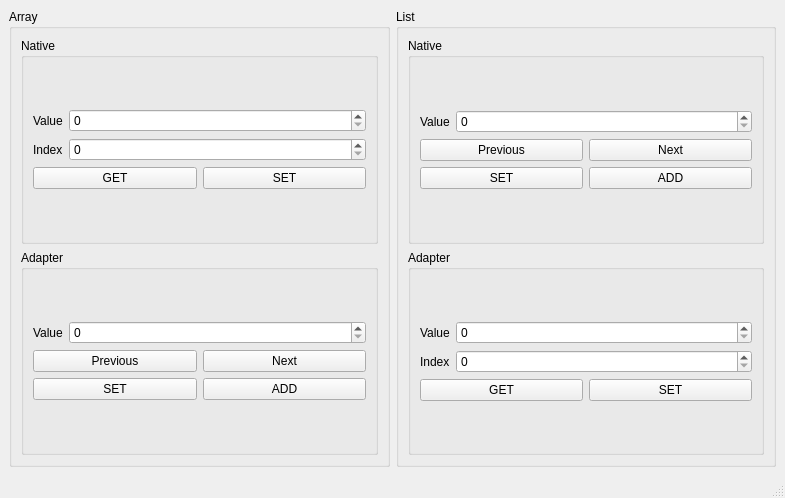
<?xml version="1.0" encoding="UTF-8"?>
<ui version="4.0">
 <class>MainWindow</class>
 <widget class="QMainWindow" name="MainWindow">
  <property name="geometry">
   <rect>
    <x>0</x>
    <y>0</y>
    <width>785</width>
    <height>498</height>
   </rect>
  </property>
  <property name="windowTitle">
   <string>MainWindow</string>
  </property>
  <widget class="QWidget" name="centralwidget">
   <layout class="QGridLayout" name="gridLayout_5">
    <item row="0" column="0">
     <layout class="QHBoxLayout" name="horizontalLayout_13">
      <item>
       <widget class="QGroupBox" name="groupBox">
        <property name="title">
         <string>Array</string>
        </property>
        <layout class="QVBoxLayout" name="verticalLayout_3">
         <item>
          <widget class="QGroupBox" name="groupBox_2">
           <property name="title">
            <string>Native</string>
           </property>
           <layout class="QGridLayout" name="gridLayout">
            <item row="0" column="0">
             <layout class="QVBoxLayout" name="verticalLayout">
              <item>
               <layout class="QHBoxLayout" name="horizontalLayout_3">
                <item>
                 <widget class="QLabel" name="label">
                  <property name="text">
                   <string>Value</string>
                  </property>
                 </widget>
                </item>
                <item>
                 <widget class="QSpinBox" name="arr_native_value">
                  <property name="sizePolicy">
                   <sizepolicy hsizetype="Expanding" vsizetype="Fixed">
                    <horstretch>0</horstretch>
                    <verstretch>0</verstretch>
                   </sizepolicy>
                  </property>
                 </widget>
                </item>
               </layout>
              </item>
              <item>
               <layout class="QHBoxLayout" name="horizontalLayout_2">
                <item>
                 <widget class="QLabel" name="label_2">
                  <property name="text">
                   <string>Index</string>
                  </property>
                 </widget>
                </item>
                <item>
                 <widget class="QSpinBox" name="arr_native_index">
                  <property name="sizePolicy">
                   <sizepolicy hsizetype="Expanding" vsizetype="Fixed">
                    <horstretch>0</horstretch>
                    <verstretch>0</verstretch>
                   </sizepolicy>
                  </property>
                 </widget>
                </item>
               </layout>
              </item>
              <item>
               <layout class="QHBoxLayout" name="horizontalLayout">
                <item>
                 <widget class="QPushButton" name="arr_native_get">
                  <property name="text">
                   <string>GET</string>
                  </property>
                 </widget>
                </item>
                <item>
                 <widget class="QPushButton" name="arr_native_set">
                  <property name="text">
                   <string>SET</string>
                  </property>
                 </widget>
                </item>
               </layout>
              </item>
             </layout>
            </item>
           </layout>
          </widget>
         </item>
         <item>
          <widget class="QGroupBox" name="groupBox_3">
           <property name="title">
            <string>Adapter</string>
           </property>
           <layout class="QGridLayout" name="gridLayout_2">
            <item row="0" column="0">
             <layout class="QVBoxLayout" name="verticalLayout_2">
              <item>
               <layout class="QHBoxLayout" name="horizontalLayout_6">
                <item>
                 <widget class="QLabel" name="label_3">
                  <property name="text">
                   <string>Value</string>
                  </property>
                 </widget>
                </item>
                <item>
                 <widget class="QSpinBox" name="arr_adapter_value">
                  <property name="sizePolicy">
                   <sizepolicy hsizetype="Expanding" vsizetype="Fixed">
                    <horstretch>0</horstretch>
                    <verstretch>0</verstretch>
                   </sizepolicy>
                  </property>
                 </widget>
                </item>
               </layout>
              </item>
              <item>
               <layout class="QHBoxLayout" name="horizontalLayout_5">
                <item>
                 <widget class="QPushButton" name="arr_adapter_prev">
                  <property name="text">
                   <string>Previous</string>
                  </property>
                 </widget>
                </item>
                <item>
                 <widget class="QPushButton" name="arr_adapter_next">
                  <property name="text">
                   <string>Next</string>
                  </property>
                 </widget>
                </item>
               </layout>
              </item>
              <item>
               <layout class="QHBoxLayout" name="horizontalLayout_4">
                <item>
                 <widget class="QPushButton" name="arr_adapter_set">
                  <property name="text">
                   <string>SET</string>
                  </property>
                 </widget>
                </item>
                <item>
                 <widget class="QPushButton" name="arr_adapter_add">
                  <property name="text">
                   <string>ADD</string>
                  </property>
                 </widget>
                </item>
               </layout>
              </item>
             </layout>
            </item>
           </layout>
          </widget>
         </item>
        </layout>
       </widget>
      </item>
      <item>
       <widget class="QGroupBox" name="groupBox_6">
        <property name="title">
         <string>List</string>
        </property>
        <layout class="QVBoxLayout" name="verticalLayout_6">
         <item>
          <widget class="QGroupBox" name="groupBox_5">
           <property name="title">
            <string>Native</string>
           </property>
           <layout class="QGridLayout" name="gridLayout_4">
            <item row="0" column="0">
             <layout class="QVBoxLayout" name="verticalLayout_5">
              <item>
               <layout class="QHBoxLayout" name="horizontalLayout_10">
                <item>
                 <widget class="QLabel" name="label_6">
                  <property name="text">
                   <string>Value</string>
                  </property>
                 </widget>
                </item>
                <item>
                 <widget class="QSpinBox" name="list_native_value">
                  <property name="sizePolicy">
                   <sizepolicy hsizetype="Expanding" vsizetype="Fixed">
                    <horstretch>0</horstretch>
                    <verstretch>0</verstretch>
                   </sizepolicy>
                  </property>
                 </widget>
                </item>
               </layout>
              </item>
              <item>
               <layout class="QHBoxLayout" name="horizontalLayout_11">
                <item>
                 <widget class="QPushButton" name="list_native_prev">
                  <property name="text">
                   <string>Previous</string>
                  </property>
                 </widget>
                </item>
                <item>
                 <widget class="QPushButton" name="list_native_next">
                  <property name="text">
                   <string>Next</string>
                  </property>
                 </widget>
                </item>
               </layout>
              </item>
              <item>
               <layout class="QHBoxLayout" name="horizontalLayout_12">
                <item>
                 <widget class="QPushButton" name="list_native_set">
                  <property name="text">
                   <string>SET</string>
                  </property>
                 </widget>
                </item>
                <item>
                 <widget class="QPushButton" name="list_native_add">
                  <property name="text">
                   <string>ADD</string>
                  </property>
                 </widget>
                </item>
               </layout>
              </item>
             </layout>
            </item>
           </layout>
          </widget>
         </item>
         <item>
          <widget class="QGroupBox" name="groupBox_4">
           <property name="title">
            <string>Adapter</string>
           </property>
           <layout class="QGridLayout" name="gridLayout_3">
            <item row="0" column="0">
             <layout class="QVBoxLayout" name="verticalLayout_4">
              <item>
               <layout class="QHBoxLayout" name="horizontalLayout_7">
                <item>
                 <widget class="QLabel" name="label_4">
                  <property name="text">
                   <string>Value</string>
                  </property>
                 </widget>
                </item>
                <item>
                 <widget class="QSpinBox" name="list_adapter_value">
                  <property name="sizePolicy">
                   <sizepolicy hsizetype="Expanding" vsizetype="Fixed">
                    <horstretch>0</horstretch>
                    <verstretch>0</verstretch>
                   </sizepolicy>
                  </property>
                 </widget>
                </item>
               </layout>
              </item>
              <item>
               <layout class="QHBoxLayout" name="horizontalLayout_8">
                <item>
                 <widget class="QLabel" name="label_5">
                  <property name="text">
                   <string>Index</string>
                  </property>
                 </widget>
                </item>
                <item>
                 <widget class="QSpinBox" name="list_adapter_index">
                  <property name="sizePolicy">
                   <sizepolicy hsizetype="Expanding" vsizetype="Fixed">
                    <horstretch>0</horstretch>
                    <verstretch>0</verstretch>
                   </sizepolicy>
                  </property>
                 </widget>
                </item>
               </layout>
              </item>
              <item>
               <layout class="QHBoxLayout" name="horizontalLayout_9">
                <item>
                 <widget class="QPushButton" name="list_adapter_get">
                  <property name="text">
                   <string>GET</string>
                  </property>
                 </widget>
                </item>
                <item>
                 <widget class="QPushButton" name="list_adapter_set">
                  <property name="text">
                   <string>SET</string>
                  </property>
                 </widget>
                </item>
               </layout>
              </item>
             </layout>
            </item>
           </layout>
          </widget>
         </item>
        </layout>
       </widget>
      </item>
     </layout>
    </item>
   </layout>
  </widget>
  <widget class="QMenuBar" name="menubar">
   <property name="geometry">
    <rect>
     <x>0</x>
     <y>0</y>
     <width>785</width>
     <height>21</height>
    </rect>
   </property>
  </widget>
  <widget class="QStatusBar" name="statusbar"/>
 </widget>
 <resources/>
 <connections/>
</ui>
